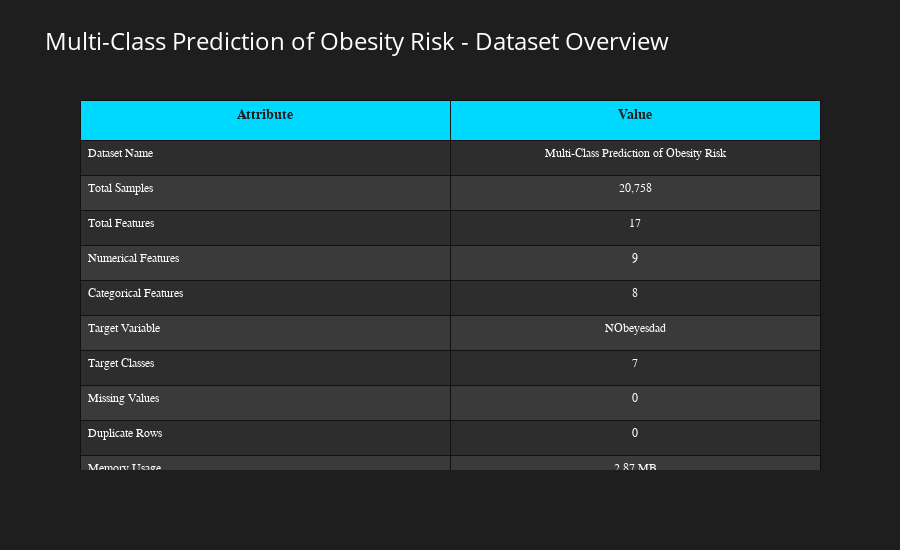
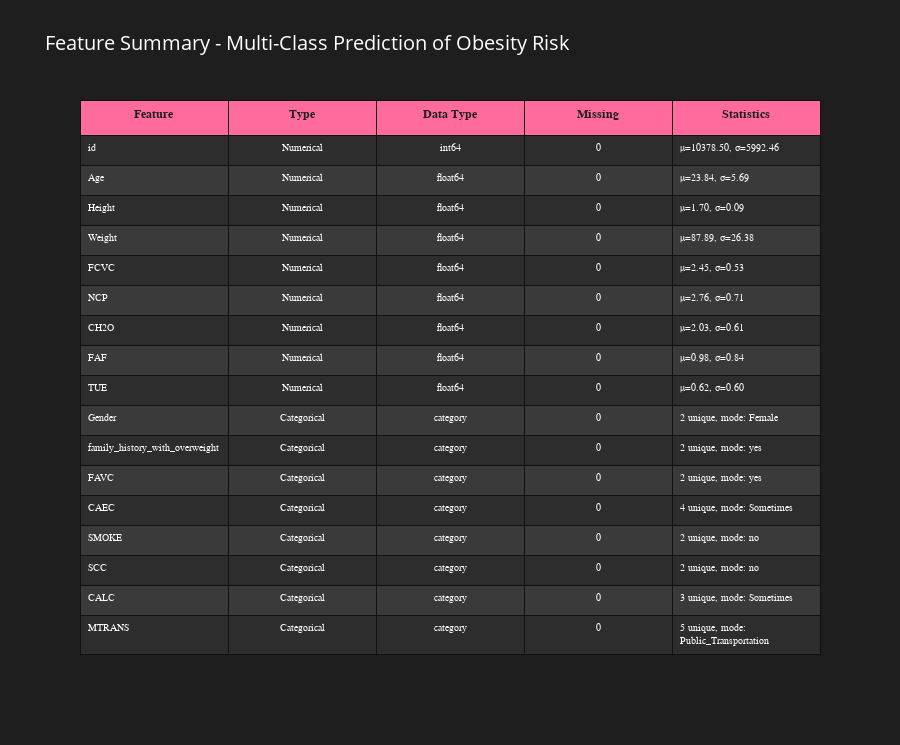
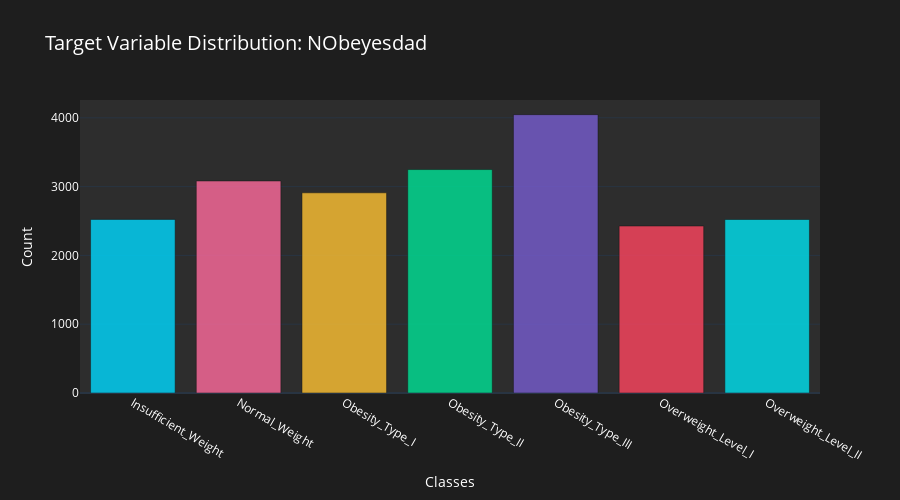
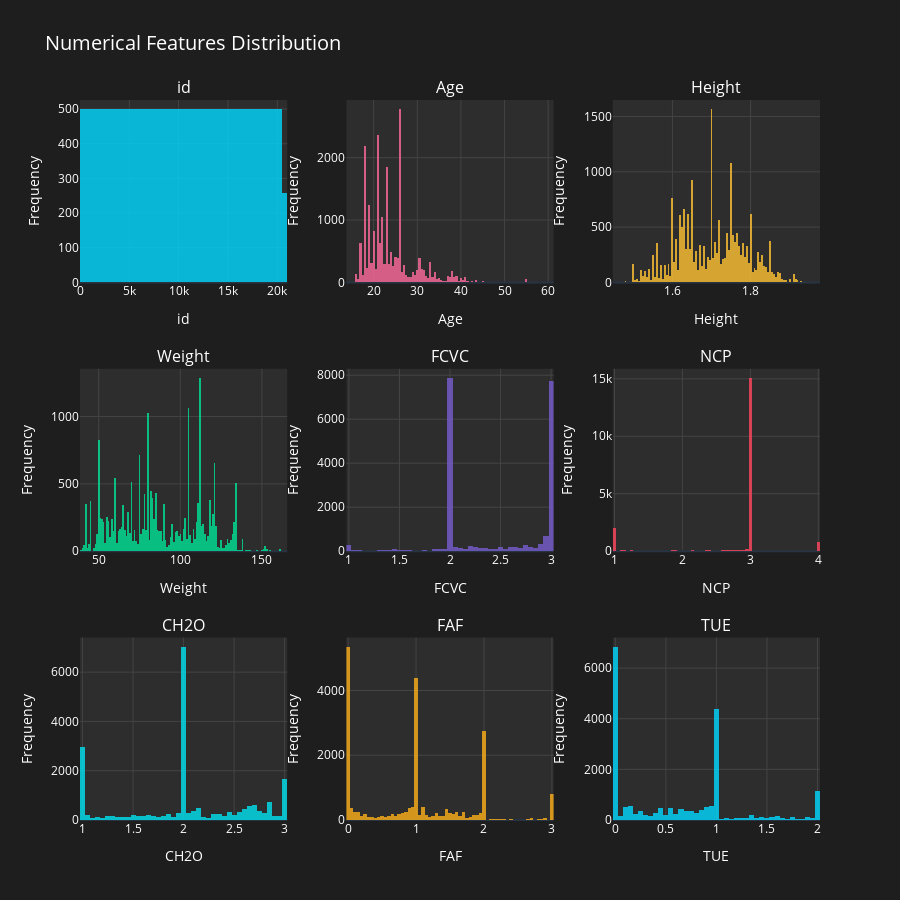

These figures' notebook cell, in order:
### Code cell
# Execute comprehensive visualization analysis using modular functions
if train_df is not None and dataset_metadata is not None:
    # Run all visualization analyses
    visualization_figures = run_visualization_analysis(
        df=train_df,
        metadata=dataset_metadata,
        output_dir='../artifacts/reports'
    )
else:
    print("Cannot perform visualization analysis - training data or metadata not available")

### Figure 1 — Plotly figure (JSON) as saved in the notebook; plotly's stock layout.template omitted (floating-point values rounded to 4 significant figures)
{"data": [{"cells": {"align": ["left", "center"], "fill": {"color": [["#2d2d2d", "#3a3a3a", "#2d2d2d", "#3a3a3a", "#2d2d2d", "#3a3a3a", "#2d2d2d", "#3a3a3a", "#2d2d2d", "#3a3a3a"], ["#2d2d2d", "#3a3a3a", "#2d2d2d", "#3a3a3a", "#2d2d2d", "#3a3a3a", "#2d2d2d", "#3a3a3a", "#2d2d2d", "#3a3a3a"]]}, "font": {"color": "white", "family": "Arial", "size": 12}, "height": 35, "values": [["Dataset Name", "Total Samples", "Total Features", "Numerical Features", "Categorical Features", "Target Variable", "Target Classes", "Missing Values", "Duplicate Rows", "Memory Usage"], ["Multi-Class Prediction of Obesity Risk", "20,758", 17, 9, 8, "NObeyesdad", 7, 0, 0, "2.87 MB"]]}, "header": {"align": "center", "fill": {"color": "#00D9FF"}, "font": {"color": "#1e1e1e", "family": "Arial Black", "size": 14}, "height": 40, "values": ["<b>Attribute</b>", "<b>Value</b>"]}, "type": "table"}], "layout": {"font": {"color": "white"}, "height": 550, "paper_bgcolor": "#1e1e1e", "title": {"font": {"color": "white", "size": 24}, "text": "Multi-Class Prediction of Obesity Risk - Dataset Overview"}}}

### Figure 2 — Plotly figure (JSON) as saved in the notebook; plotly's stock layout.template omitted (floating-point values rounded to 4 significant figures)
{"data": [{"cells": {"align": ["left", "center", "center", "center", "left"], "fill": {"color": [["#2d2d2d", "#3a3a3a", "#2d2d2d", "#3a3a3a", "#2d2d2d", "#3a3a3a", "#2d2d2d", "#3a3a3a", "#2d2d2d", "#3a3a3a", "#2d2d2d", "#3a3a3a", "#2d2d2d", "#3a3a3a", "#2d2d2d", "#3a3a3a", "#2d2d2d"], ["#2d2d2d", "#3a3a3a", "#2d2d2d", "#3a3a3a", "#2d2d2d", "#3a3a3a", "#2d2d2d", "#3a3a3a", "#2d2d2d", "#3a3a3a", "#2d2d2d", "#3a3a3a", "#2d2d2d", "#3a3a3a", "#2d2d2d", "#3a3a3a", "#2d2d2d"], ["#2d2d2d", "#3a3a3a", "#2d2d2d", "#3a3a3a", "#2d2d2d", "#3a3a3a", "#2d2d2d", "#3a3a3a", "#2d2d2d", "#3a3a3a", "#2d2d2d", "#3a3a3a", "#2d2d2d", "#3a3a3a", "#2d2d2d", "#3a3a3a", "#2d2d2d"], ["#2d2d2d", "#3a3a3a", "#2d2d2d", "#3a3a3a", "#2d2d2d", "#3a3a3a", "#2d2d2d", "#3a3a3a", "#2d2d2d", "#3a3a3a", "#2d2d2d", "#3a3a3a", "#2d2d2d", "#3a3a3a", "#2d2d2d", "#3a3a3a", "#2d2d2d"], ["#2d2d2d", "#3a3a3a", "#2d2d2d", "#3a3a3a", "#2d2d2d", "#3a3a3a", "#2d2d2d", "#3a3a3a", "#2d2d2d", "#3a3a3a", "#2d2d2d", "#3a3a3a", "#2d2d2d", "#3a3a3a", "#2d2d2d", "#3a3a3a", "#2d2d2d"]]}, "font": {"color": "white", "family": "Arial", "size": 10}, "height": 30, "values": [["id", "Age", "Height", "Weight", "FCVC", "NCP", "CH2O", "FAF", "TUE", "Gender", "family_history_with_overweight", "FAVC", "CAEC", "SMOKE", "SCC", "CALC", "MTRANS"], ["Numerical", "Numerical", "Numerical", "Numerical", "Numerical", "Numerical", "Numerical", "Numerical", "Numerical", "Categorical", "Categorical", "Categorical", "Categorical", "Categorical", "Categorical", "Categorical", "Categorical"], ["int64", "float64", "float64", "float64", "float64", "float64", "float64", "float64", "float64", "category", "category", "category", "category", "category", "category", "category", "category"], ["0", "0", "0", "0", "0", "0", "0", "0", "0", "0", "0", "0", "0", "0", "0", "0", "0"], ["μ=10378.50, σ=5992.46", "μ=23.84, σ=5.69", "μ=1.70, σ=0.09", "μ=87.89, σ=26.38", "μ=2.45, σ=0.53", "μ=2.76, σ=0.71", "μ=2.03, σ=0.61", "μ=0.98, σ=0.84", "μ=0.62, σ=0.60", "2 unique, mode: Female", "2 unique, mode: yes", "2 unique, mode: yes", "4 unique, mode: Sometimes", "2 unique, mode: no", "2 unique, mode: no", "3 unique, mode: Sometimes", "5 unique, mode: Public_Transportation"]]}, "header": {"align": "center", "fill": {"color": "#FF6B9D"}, "font": {"color": "#1e1e1e", "family": "Arial Black", "size": 12}, "height": 35, "values": ["<b>Feature</b>", "<b>Type</b>", "<b>Data Type</b>", "<b>Missing</b>", "<b>Statistics</b>"]}, "type": "table"}], "layout": {"font": {"color": "white"}, "height": 745, "paper_bgcolor": "#1e1e1e", "title": {"font": {"color": "white", "size": 20}, "text": "Feature Summary - Multi-Class Prediction of Obesity Risk"}}}

### Figure 3 — Plotly figure (JSON) as saved in the notebook; plotly's stock layout.template omitted (floating-point values rounded to 4 significant figures)
{"data": [{"marker": {"color": ["#00D9FF", "#FF6B9D", "#FFC233", "#00E396", "#775DD0", "#FF4560", "#00E3F0"]}, "opacity": 0.8, "type": "bar", "x": ["Insufficient_Weight", "Normal_Weight", "Obesity_Type_I", "Obesity_Type_II", "Obesity_Type_III", "Overweight_Level_I", "Overweight_Level_II"], "y": [2523, 3082, 2910, 3248, 4046, 2427, 2522]}], "layout": {"font": {"color": "white"}, "height": 500, "paper_bgcolor": "#1e1e1e", "plot_bgcolor": "#2d2d2d", "title": {"font": {"color": "white", "size": 20}, "text": "Target Variable Distribution: NObeyesdad"}, "xaxis": {"title": {"text": "Classes"}}, "yaxis": {"title": {"text": "Count"}}}}

### Figure 4 — Plotly figure (JSON) as saved in the notebook; plotly's stock layout.template omitted (floating-point values rounded to 4 significant figures; data arrays with more than 128 entries replaced by an {"elided": "..."} marker saying what was removed)
{"data": [{"marker": {"color": "#00D9FF"}, "name": "id", "opacity": 0.8, "showlegend": false, "type": "histogram", "x": {"elided": "20758 int values"}, "xaxis": "x", "yaxis": "y"}, {"marker": {"color": "#FF6B9D"}, "name": "Age", "opacity": 0.8, "showlegend": false, "type": "histogram", "x": {"elided": "20758 float values"}, "xaxis": "x2", "yaxis": "y2"}, {"marker": {"color": "#FFC233"}, "name": "Height", "opacity": 0.8, "showlegend": false, "type": "histogram", "x": {"elided": "20758 float values"}, "xaxis": "x3", "yaxis": "y3"}, {"marker": {"color": "#00E396"}, "name": "Weight", "opacity": 0.8, "showlegend": false, "type": "histogram", "x": {"elided": "20758 float values"}, "xaxis": "x4", "yaxis": "y4"}, {"marker": {"color": "#775DD0"}, "name": "FCVC", "opacity": 0.8, "showlegend": false, "type": "histogram", "x": {"elided": "20758 float values"}, "xaxis": "x5", "yaxis": "y5"}, {"marker": {"color": "#FF4560"}, "name": "NCP", "opacity": 0.8, "showlegend": false, "type": "histogram", "x": {"elided": "20758 float values"}, "xaxis": "x6", "yaxis": "y6"}, {"marker": {"color": "#00E3F0"}, "name": "CH2O", "opacity": 0.8, "showlegend": false, "type": "histogram", "x": {"elided": "20758 float values"}, "xaxis": "x7", "yaxis": "y7"}, {"marker": {"color": "#FEB019"}, "name": "FAF", "opacity": 0.8, "showlegend": false, "type": "histogram", "x": {"elided": "20758 float values"}, "xaxis": "x8", "yaxis": "y8"}, {"marker": {"color": "#00D9FF"}, "name": "TUE", "opacity": 0.8, "showlegend": false, "type": "histogram", "x": {"elided": "20758 float values"}, "xaxis": "x9", "yaxis": "y9"}], "layout": {"annotations": [{"font": {"size": 16}, "showarrow": false, "text": "id", "x": 0.14, "xanchor": "center", "xref": "paper", "y": 1, "yanchor": "bottom", "yref": "paper"}, {"font": {"size": 16}, "showarrow": false, "text": "Age", "x": 0.5, "xanchor": "center", "xref": "paper", "y": 1, "yanchor": "bottom", "yref": "paper"}, {"font": {"size": 16}, "showarrow": false, "text": "Height", "x": 0.86, "xanchor": "center", "xref": "paper", "y": 1, "yanchor": "bottom", "yref": "paper"}, {"font": {"size": 16}, "showarrow": false, "text": "Weight", "x": 0.14, "xanchor": "center", "xref": "paper", "y": 0.6267, "yanchor": "bottom", "yref": "paper"}, {"font": {"size": 16}, "showarrow": false, "text": "FCVC", "x": 0.5, "xanchor": "center", "xref": "paper", "y": 0.6267, "yanchor": "bottom", "yref": "paper"}, {"font": {"size": 16}, "showarrow": false, "text": "NCP", "x": 0.86, "xanchor": "center", "xref": "paper", "y": 0.6267, "yanchor": "bottom", "yref": "paper"}, {"font": {"size": 16}, "showarrow": false, "text": "CH2O", "x": 0.14, "xanchor": "center", "xref": "paper", "y": 0.2533, "yanchor": "bottom", "yref": "paper"}, {"font": {"size": 16}, "showarrow": false, "text": "FAF", "x": 0.5, "xanchor": "center", "xref": "paper", "y": 0.2533, "yanchor": "bottom", "yref": "paper"}, {"font": {"size": 16}, "showarrow": false, "text": "TUE", "x": 0.86, "xanchor": "center", "xref": "paper", "y": 0.2533, "yanchor": "bottom", "yref": "paper"}], "font": {"color": "white"}, "height": 900, "paper_bgcolor": "#1e1e1e", "plot_bgcolor": "#2d2d2d", "showlegend": false, "title": {"font": {"color": "white", "size": 20}, "text": "Numerical Features Distribution"}, "xaxis": {"anchor": "y", "domain": [0, 0.28], "gridcolor": "#444444", "title": {"text": "id"}}, "xaxis2": {"anchor": "y2", "domain": [0.36, 0.64], "gridcolor": "#444444", "title": {"text": "Age"}}, "xaxis3": {"anchor": "y3", "domain": [0.72, 1], "gridcolor": "#444444", "title": {"text": "Height"}}, "xaxis4": {"anchor": "y4", "domain": [0, 0.28], "gridcolor": "#444444", "title": {"text": "Weight"}}, "xaxis5": {"anchor": "y5", "domain": [0.36, 0.64], "gridcolor": "#444444", "title": {"text": "FCVC"}}, "xaxis6": {"anchor": "y6", "domain": [0.72, 1], "gridcolor": "#444444", "title": {"text": "NCP"}}, "xaxis7": {"anchor": "y7", "domain": [0, 0.28], "gridcolor": "#444444", "title": {"text": "CH2O"}}, "xaxis8": {"anchor": "y8", "domain": [0.36, 0.64], "gridcolor": "#444444", "title": {"text": "FAF"}}, "xaxis9": {"anchor": "y9", "domain": [0.72, 1], "gridcolor": "#444444", "title": {"text": "TUE"}}, "yaxis": {"anchor": "x", "domain": [0.7467, 1], "gridcolor": "#444444", "title": {"text": "Frequency"}}, "yaxis2": {"anchor": "x2", "domain": [0.7467, 1], "gridcolor": "#444444", "title": {"text": "Frequency"}}, "yaxis3": {"anchor": "x3", "domain": [0.7467, 1], "gridcolor": "#444444", "title": {"text": "Frequency"}}, "yaxis4": {"anchor": "x4", "domain": [0.3733, 0.6267], "gridcolor": "#444444", "title": {"text": "Frequency"}}, "yaxis5": {"anchor": "x5", "domain": [0.3733, 0.6267], "gridcolor": "#444444", "title": {"text": "Frequency"}}, "yaxis6": {"anchor": "x6", "domain": [0.3733, 0.6267], "gridcolor": "#444444", "title": {"text": "Frequency"}}, "yaxis7": {"anchor": "x7", "domain": [0, 0.2533], "gridcolor": "#444444", "title": {"text": "Frequency"}}, "yaxis8": {"anchor": "x8", "domain": [0, 0.2533], "gridcolor": "#444444", "title": {"text": "Frequency"}}, "yaxis9": {"anchor": "x9", "domain": [0, 0.2533], "gridcolor": "#444444", "title": {"text": "Frequency"}}}}
